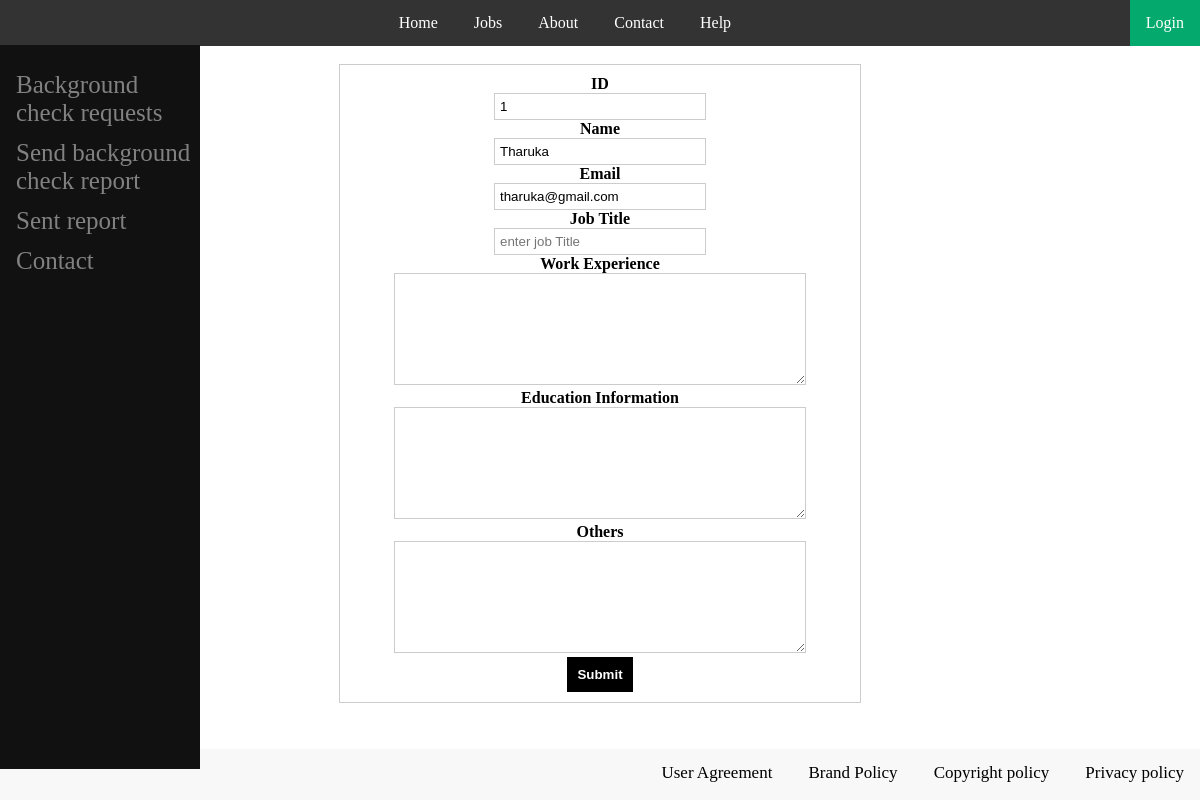
Page /backChecker.php?id=1 (signed in) on the committed database.
### tables this page shows
CREATE TABLE `background_cheker` (
  `BcID` int(11) NOT NULL,
  `FName` varchar(100) DEFAULT NULL,
  `LName` varchar(100) DEFAULT NULL,
  `Email` varchar(100) DEFAULT NULL,
  `UserID` int(11) DEFAULT NULL
);

### backChecker.php (the view, shortened to what this page needs)
<?php
include 'config.php';
?>
<html>
<head>
  <link rel="stylesheet" href="css/info.css">
  <link rel="stylesheet" href="css/topbar.css">
  <link rel="stylesheet" href="css/bottom.css">
  <link rel="stylesheet" href="css/sidebar.css">
</head>
<body>
  <?php
$result = mysqli_query($connection, "SELECT * FROM background_cheker where BcID ='" . $_GET["id"] . "'");
while ($row = mysqli_fetch_array($result)) {
    ?>;
    <div class="bgform">
      <form action="delete.php" method="post">
        <div>
          <label for="id">ID</label>
          <input type="text" id="id" name="id" value="<?php echo $row["BcID"]; ?>" placeholder="enter job Title" />
        </div>
        <div>
          <label for="name">Name</label>
          <input type="text" id="name" name="name" value="<?php echo $row["FName"]; ?>" placeholder="enter job Title" />
        </div>
        <div>
          <label for="Email">Email</label>
          <input type="text" id="email" name="email" value="<?php echo $row["Email"]; ?>" placeholder="enter job Title" />
        </div>
        <div>
          <label for="job_title">Job Title</label>
          <input type="text" id="job_title" name="job_title" placeholder="enter job Title" />
        </div>
        <div>
          <label for="work_experience">Work Experience</label>
          <textarea id="work_experience" name="work_experience"></textarea>
        </div>
        <div>
          <label for="education_information">Education Information</label>
          <textarea id="education_information" name="education_information"></textarea>
        </div>
        <div>
          <label for="other">Others</label>
          <textarea id="other" name="other"></textarea>
        </div>
        <button type="submit" name="save">Submit</button>
      </form>
    </div>
  </body>
  <?php
}
?>
</html>

### css/topbar.css (style rules this page uses)
ul { list-style-type: none; margin: 0; padding: 0; overflow: hidden; background-color: #333; text-align: center; }
li { display: inline-block; }
li a { display: block; color: white; text-align: center; padding: 14px 16px; text-decoration: none; }
.active { background-color: #04AA6D; }

### css/sidebar.css (style rules this page uses)
.sidenav { height: 88%; width: 200px; position: fixed; z-index: 1; top: 45px; left: 0; background-color: #111; overflow-x: hidden; padding-top: 20px; }
.sidenav a { padding: 6px 8px 6px 16px; text-decoration: none; font-size: 25px; color: #818181; display: block; }

### css/info.css (style rules this page uses)
form { text-align: center; width: 500px; margin: 0 auto; border: 1px solid #ccc; padding: 10px; }
label { display: block; font-weight: bold; }
input { width: 200px; padding: 5px; border: 1px solid #ccc; }
textarea { width: 400px; height: 100px; padding: 5px; border: 1px solid #ccc; }
button { background-color: #000; color: #fff; font-weight: bold; padding: 10px; border: none; cursor: pointer; }

### css/bottom.css (style rules this page uses)
body { margin: 0; padding-bottom: 50px; box-sizing: border-box; }
.topnav { position: fixed; bottom: 0; width: 100%; overflow: hidden; background-color: rgba(242, 242, 242, 0.5); text-align: right; }
.topnav a { display: block; color: black; text-align: center; padding: 14px 16px; text-decoration: none; font-size: 17px; border-bottom: 3px solid transparent; display: inline-block; }

### rows in the picture
background_cheker: id "1", name "Tharuka", email "tharuka@gmail.com"
